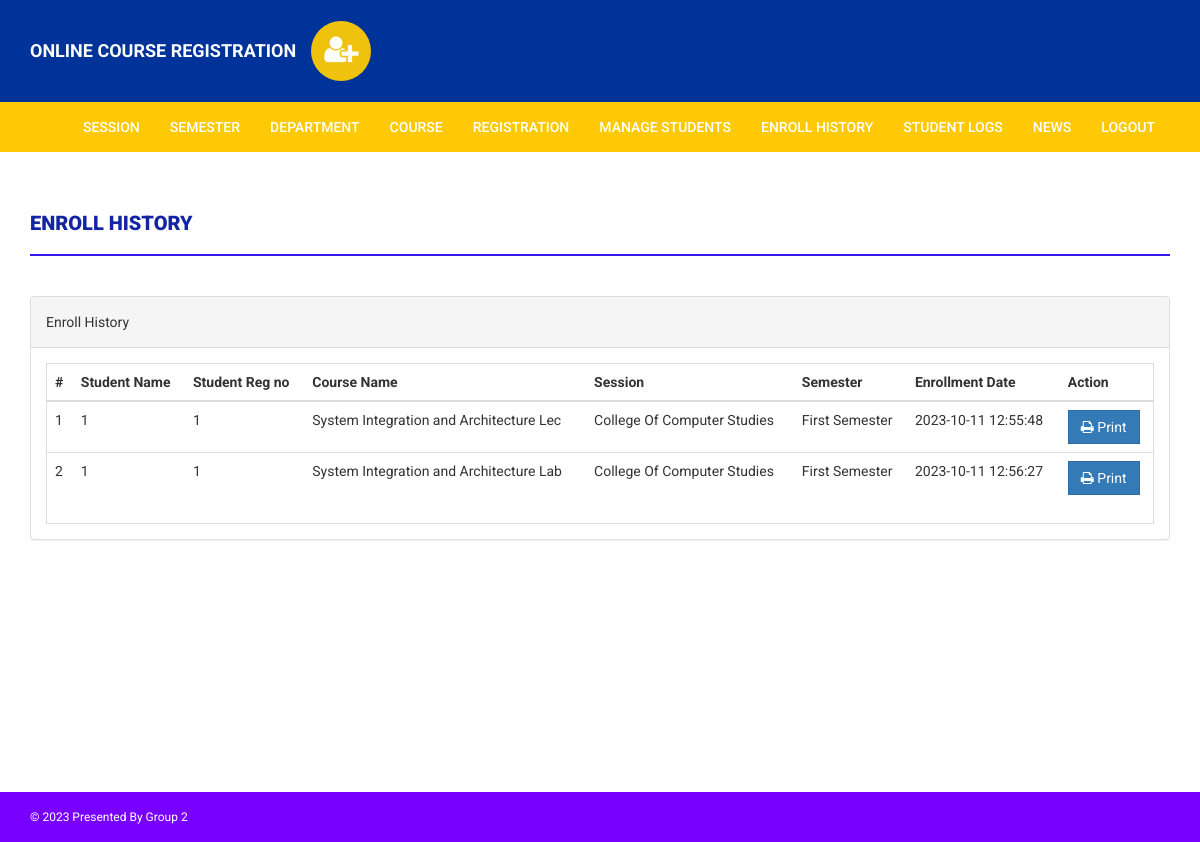
/onlinecourse/admin/enroll-history.php (signed in), run on the app's committed database.
### tables this page shows
CREATE TABLE `courseenrolls` (
  `id` int(11) NOT NULL,
  `studentRegno` varchar(255) DEFAULT NULL,
  `pincode` varchar(255) DEFAULT NULL,
  `session` int(11) DEFAULT NULL,
  `department` int(11) DEFAULT NULL,
  `level` int(11) DEFAULT NULL,
  `semester` int(11) DEFAULT NULL,
  `course` int(11) DEFAULT NULL,
  `enrollDate` timestamp NULL DEFAULT current_timestamp()
);

CREATE TABLE `students` (
  `StudentRegno` varchar(255) NOT NULL,
  `studentPhoto` varchar(255) DEFAULT NULL,
  `password` varchar(255) DEFAULT NULL,
  `studentName` varchar(255) DEFAULT NULL,
  `pincode` varchar(255) DEFAULT NULL,
  `session` varchar(255) DEFAULT NULL,
  `department` varchar(255) DEFAULT NULL,
  `semester` varchar(255) DEFAULT NULL,
  `cgpa` decimal(10,2) DEFAULT NULL,
  `creationdate` timestamp NULL DEFAULT current_timestamp(),
  `updationDate` varchar(255) DEFAULT NULL
);

CREATE TABLE `course` (
  `id` int(11) NOT NULL,
  `courseCode` varchar(255) DEFAULT NULL,
  `courseName` varchar(255) DEFAULT NULL,
  `courseUnit` varchar(255) DEFAULT NULL,
  `noofSeats` int(11) DEFAULT NULL,
  `creationDate` timestamp NULL DEFAULT current_timestamp(),
  `updationDate` varchar(255) DEFAULT NULL
);

CREATE TABLE `department` (
  `id` int(11) NOT NULL,
  `department` varchar(255) DEFAULT NULL,
  `creationDate` timestamp NULL DEFAULT current_timestamp()
);

CREATE TABLE `semester` (
  `id` int(11) NOT NULL,
  `semester` varchar(255) DEFAULT NULL,
  `creationDate` timestamp NULL DEFAULT current_timestamp(),
  `updationDate` varchar(255) DEFAULT NULL
);

### onlinecourse/admin/enroll-history.php (the view, shortened to what this page needs)
<?php
if(strlen($_SESSION['alogin'])==0)
    {
header('location:index.php');
}
else{
    ?>
<!DOCTYPE html>
<html xmlns="http://www.w3.org/1999/xhtml">
<head>
    <link href="../assets/css/bootstrap.css" rel="stylesheet" />
    <link href="../assets/css/font-awesome.css" rel="stylesheet" />
    <link href="../assets/css/style.css" rel="stylesheet" />
</head>
<body>
<?php include('includes/header.php');?>
<?php if($_SESSION['alogin']!="")
{
include('includes/menubar.php');
}
?>
    <div class="content-wrapper">
        <div class="container">
            <div class="row">
                    <div class="col-md-12">
                        <h1 class="page-head-line">Enroll History  </h1>
                    </div>
                </div>
                <div class="row" >
                <div class="col-md-12">
                    <div class="panel panel-default">
                        <div class="panel-heading">
                        Enroll History
                        </div>
                        <div class="panel-body">
                            <div class="table-responsive table-bordered">
                                <table class="table">
                                    <thead>
                                        <tr>
                                            <th>#</th>
                                                <th>Student Name </th>
                                                    <th>Student Reg no </th>
                                            <th>Course Name </th>
                                            <th>Session </th>
                                                <th>Semester</th>
                                            <th>Enrollment Date</th>
                                            <th>Action</th>
                                        </tr>
                                    </thead>
                                    <tbody>
<?php
$sql=mysqli_query($con,"select courseenrolls.course as cid, course.courseName as courname,session.session as session,department.department as dept,courseenrolls.enrollDate as edate ,semester.semester as sem,students.studentName as sname,students.StudentRegno as sregno from courseenrolls join course on course.id=courseenrolls.course join session on session.id=courseenrolls.session join department on department.id=courseenrolls.department   join semester on semester.id=courseenrolls.semester join students on students.StudentRegno=courseenrolls.studentRegno ");
$cnt=1;
while($row=mysqli_fetch_array($sql))
{
?>
                                        <tr>
                                            <td><?php echo $cnt;?></td>
                                            <td><?php echo htmlentities($row['sname']);?></td>
                                            <td><?php echo htmlentities($row['sregno']);?></td>
                                            <td><?php echo htmlentities($row['courname']);?></td>
                                            <td><?php echo htmlentities($row['dept']);?></td>
                                            <td><?php echo htmlentities($row['sem']);?></td>
                                            <td><?php echo htmlentities($row['edate']);?></td>
                                            <td>
                                            <a href="print.php?id=<?php echo $row['cid']?>" target="_blank">
<button class="btn btn-primary"><i class="fa fa-print "></i> Print</button> </a>
                                            </td>
                                        </tr>
<?php
$cnt++;
} ?>
                                    </tbody>
                                </table>
                            </div>
                        </div>
                    </div>
                </div>
            </div>
        </div>
    </div>
<?php include('includes/footer.php');?>
</body>
</html>
<?php } ?>

### onlinecourse/assets/css/style.css (style rules this page uses)
body { font-family: "Roboto", sans-serif; line-height: 30px; }
.content-wrapper { margin-top: 40px; min-height: 600px; padding-bottom: 60px; }
.page-head-line { font-weight: 900; padding-bottom: 20px; border-bottom: 2px solid #3216ee; text-transform: uppercase; color: #1324a4; font-size: 20px; margin-bottom: 40px; }
.btn { border-radius: 0px; -webkit-border-radius: 0px; -moz-border-radius: 0px; }

### data on the page
courseenrolls: students.studentName "1", students.StudentRegno "1", course.courseName "System Integration and Architecture Lec", department.department "College Of Computer Studies", semester.semester "First Semester", enrollDate "2023-10-11 12:55:48"
courseenrolls: students.studentName "1", students.StudentRegno "1", course.courseName "System Integration and Architecture Lab", department.department "College Of Computer Studies", semester.semester "First Semester", enrollDate "2023-10-11 12:56:27"
